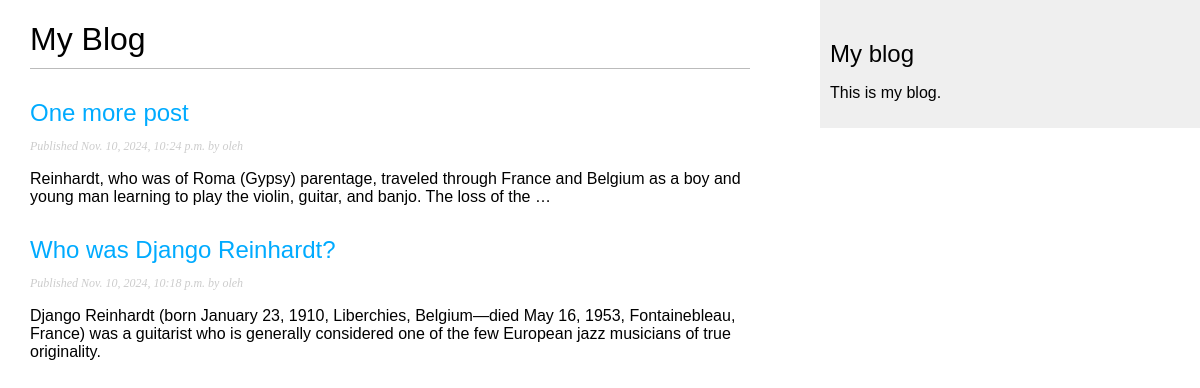
Screenshot of /blog/ with the database file from the repository.
### blog/models.py (models this page shows, shortened)
class Post(models.Model):
    class Status(models.TextChoices):
        DRAFT = 'DF', 'Draft'
        PUBLISHED = 'PB', 'Published'
    title = models.CharField(max_length=250)
    slug = models.SlugField(max_length=250)
    author = models.ForeignKey(
        settings.AUTH_USER_MODEL,
        on_delete=models.CASCADE,
        related_name='blog_posts'
    )
    body = models.TextField()
    publish = models.DateTimeField(default=timezone.now)
    created = models.DateTimeField(auto_now_add=True)
    updated = models.DateTimeField(auto_now=True)
    status = models.CharField(
        max_length=2,
        choices=Status,
        default=Status.DRAFT
    )
    objects = models.Manager()  # The default manager.
    published = PublishedManager()  # Our custom manager.
    class Meta:
        ordering = ['-publish']
        indexes = [
            models.Index(fields=['-publish']),
        ]

### blog/views.py (the view)
# urls.py: path('', views.post_list, name='post_list'),
def post_list(request):
    posts = Post.published.all()
    return render(request, 'blog/post/list.html', {'posts': posts})

### blog/models.py (called while the page is built)
    def get_queryset(self):
        return (
            super().get_queryset().filter(status=Post.Status.PUBLISHED)
        )

### blog/templates/blog/post/list.html (shortened to what this page needs)
{% extends "blog/base.html" %}
{% block content %}
  <h1>My Blog</h1>
  {% for post in posts %}
    <h2>
      <a href="{% url 'blog:post_detail' post.id %}">
        {{ post.title }}
      </a>
    </h2>
    <p class="date">
      Published {{ post.publish }} by {{ post.author }}
    </p>
    {{ post.body|truncatewords:30|linebreaks }}
  {% endfor %}
{% endblock %}

### blog/templates/blog/base.html (shortened to what this page needs)
{% load static %}
<!DOCTYPE html>
<html>
<head>
  <link href="{% static "css/blog.css" %}" rel="stylesheet">
</head>
<body>
  <div id="content">
    {% block content %}
    {% endblock %}
  </div>
  <div id="sidebar">
    <h2>My blog</h2>
    <p>This is my blog.</p>
  </div>
</body>
</html>

### blog/static/css/blog.css (style rules this page uses)
body { margin:0; padding:0; font-family:helvetica, sans-serif; }
a { color:#00abff; text-decoration:none; }
h1 { font-weight:normal; border-bottom:1px solid #bbb; padding:0 0 10px 0; }
h2 { font-weight:normal; margin:30px 0 0; }
#content { float:left; width:60%; padding:0 0 0 30px; }
#sidebar { float:right; width:30%; padding:10px; background:#efefef; height:100%; }
p.date { color:#ccc; font-family: georgia, serif; font-size: 12px; font-style: italic; }

### rows the page displays
Post: title "One more post", publish "Nov. 10, 2024, 10:24 p.m.", author "oleh", body "Reinhardt, who was of Roma (Gypsy) parentage, traveled through France and Belgium as a boy and young man learning to play the violin, guitar, and banjo. The loss of the …"
Post: title "Who was Django Reinhardt?", publish "Nov. 10, 2024, 10:18 p.m.", author "oleh", body "Django Reinhardt (born January 23, 1910, Liberchies, Belgium—died May 16, 1953, Fontainebleau, France) was a guitarist who is generally considered one of the few European jazz musicians of true originality."
